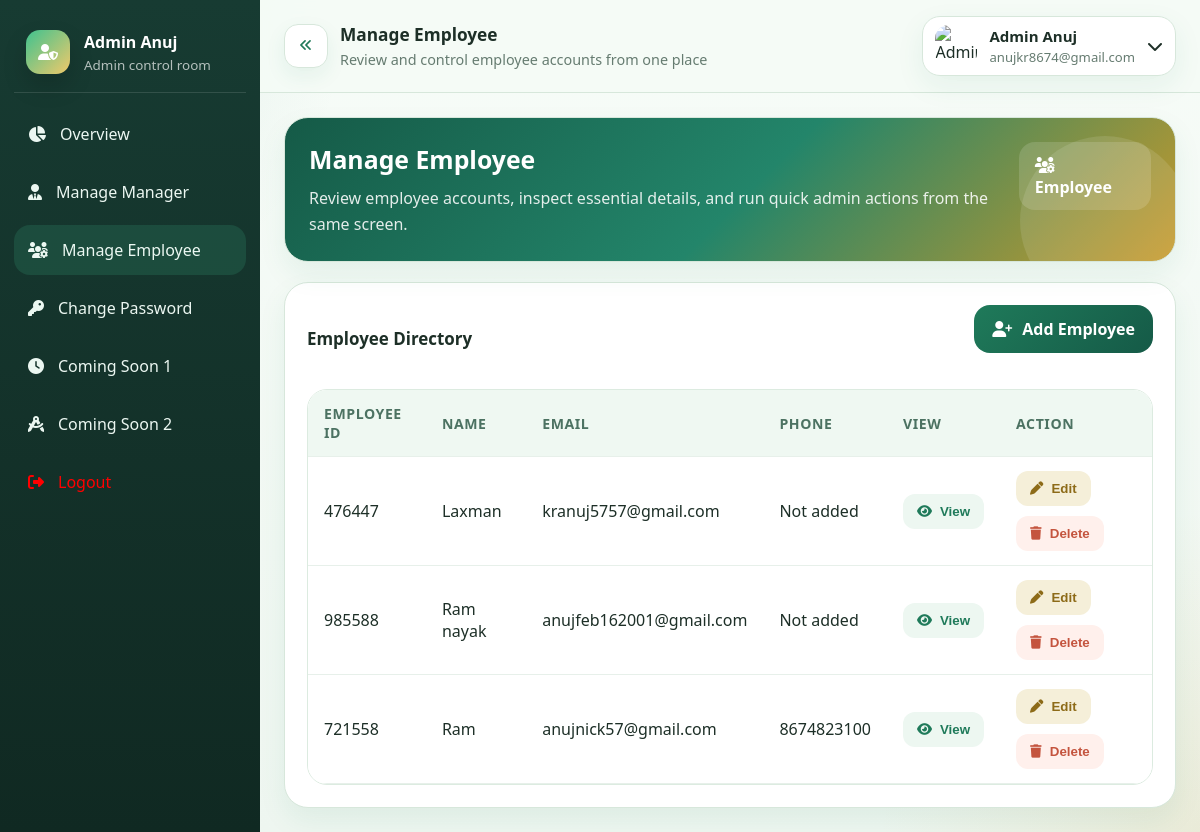
Page /admin/admin-manage-employee.php (signed in) on the committed database.
### tables this page shows
CREATE TABLE `employee` (
  `id` int(11) NOT NULL,
  `employee_id` varchar(20) NOT NULL,
  `name` varchar(100) NOT NULL,
  `email` varchar(150) NOT NULL,
  `password` varchar(255) NOT NULL,
  `phone` varchar(20) DEFAULT NULL,
  `auth_token` varchar(255) DEFAULT NULL,
  `token_expiry` datetime DEFAULT NULL,
  `last_login` datetime DEFAULT NULL,
  `created_at` timestamp NOT NULL DEFAULT current_timestamp()
);

### admin/includes/admin-common.php (called while the page is built, shortened)
<?php
function getCurrentAdmin(mysqli $conn, string $admin_id): ?array
{
    $stmt = $conn->prepare("SELECT admin_id, name, email, created_at FROM admin WHERE admin_id = ?");
    $stmt->bind_param('s', $admin_id);
    $stmt->execute();
    $result = $stmt->get_result();
    $admin = $result->fetch_assoc() ?: null;
    return $admin;
}
?>

### admin/admin-manage-employee.php (the view, shortened to what this page needs)
<?php
require_once __DIR__ . '/includes/admin-common.php';
require_once __DIR__ . '/includes/layout.php';
$admin_user = getCurrentAdmin($conn, $_SESSION['admin_id']);
$employees = [];
$has_updated_at = false;
$employee_query = $has_updated_at
    ? "SELECT id, employee_id, name, email, phone, last_login, created_at, updated_at FROM `employee` ORDER BY id DESC"
    : "SELECT id, employee_id, name, email, phone, last_login, created_at, NULL AS updated_at FROM `employee` ORDER BY id DESC";
$result = $conn->query($employee_query);
if ($result) {
    $employees = $result->fetch_all(MYSQLI_ASSOC);
}
$page_title = 'Manage Employee';
$page_subtitle = 'Review and control employee accounts from one place';
$active_page = 'manage-employee';
adminLayoutStart($page_title, $page_subtitle, $admin_user, $active_page);
?>
<section class="hero">
    <div>
        <h2>Manage Employee</h2>
        <p>Review employee accounts, inspect essential details, and run quick admin actions from the same screen.</p>
    </div>
    <div class="tag"><i class="fa-solid fa-users-gear"></i> Employee</div>
</section>
<section class="panel">
    <div class="panel-title">
        <div>
            <h3>Employee Directory</h3>
        </div>
         <div class="header-actions">
        <a class="btn-primary" href="admin-add-employee.php"><i class="fa-solid fa-user-plus"></i> Add Employee</a>
    </div>
    </div>
    <div class="table-wrap desktop-directory">
        <table class="data-table directory-table">
            <thead>
            <tr>
                <th>Employee ID</th>
                <th>Name</th>
                <th>Email</th>
                <th>Phone</th>
                <th>View</th>
                <th>Action</th>
            </tr>
            </thead>
            <tbody>
            <?php foreach ($employees as $employee): ?>
                <?php $row_id = 'employee-' . preg_replace('/[^a-zA-Z0-9_-]/', '-', $employee['employee_id']); ?>
                <tr>
                    <td><?php echo htmlspecialchars($employee['employee_id']); ?></td>
                    <td><?php echo htmlspecialchars($employee['name']); ?></td>
                    <td><?php echo htmlspecialchars($employee['email']); ?></td>
                    <td><?php echo htmlspecialchars($employee['phone'] ?: 'Not added'); ?></td>
                    <td>
                        <button type="button" class="view-btn js-toggle-detail" data-target="<?php echo htmlspecialchars($row_id); ?>">
                            <i class="fa-solid fa-eye"></i> View
                        </button>
                    </td>
                    <td>
                        <div class="action-stack">
                            <button type="button" class="edit-btn js-toggle-detail" data-target="<?php echo htmlspecialchars($row_id); ?>">
                                <i class="fa-solid fa-pen"></i> Edit
                            </button>
                            <form method="post" class="inline-form" onsubmit="return confirm('Delete this employee account?');">
                                <button type="submit" class="delete-btn"><i class="fa-solid fa-trash"></i> Delete</button>
                            </form>
                        </div>
                    </td>
                </tr>
            <?php endforeach; ?>
            </tbody>
        </table>
    </div>
</section>
<?php adminLayoutEnd(); ?>

### admin/includes/layout.php (shortened to what this page needs)
<?php
function adminLayoutStart(string $page_title, string $page_subtitle, array $admin_user, string $active_page): void
{
    ?>
    <!DOCTYPE html>
    <html lang="en">
    <head>
        <link rel="stylesheet" href="https://cdnjs.cloudflare.com/ajax/libs/font-awesome/6.5.2/css/all.min.css">
    </head>
    <body>
        <div class="shell">
            <?php include __DIR__ . '/sidebar.php'; ?>
            <div class="main" id="main">
                <?php include __DIR__ . '/navbar.php'; ?>
                <main class="content">
                    <?php
}
function adminLayoutEnd(): void
{
    ?>
                </main>
            </div>
        </div>
    </body>
    </html>
    <?php
}
?>

### admin/includes/sidebar.php (shortened to what this page needs)
<aside class="sidebar" id="sidebar">
    <div class="brand">
        <div class="brand-badge"><i class="fa-solid fa-user-shield"></i></div>
        <div class="brand-text"><strong><?php echo htmlspecialchars($admin_user['name']); ?></strong><span>Admin control room</span></div>
    </div>
    <nav class="nav">
        <a class="nav-link <?php echo $active_page === 'overview' ? 'active' : ''; ?>" href="admin-dashboard.php"><i class="fa-solid fa-chart-pie"></i><span>Overview</span></a>
        <a class="nav-link <?php echo $active_page === 'manage-manager' ? 'active' : ''; ?>" href="admin-manage-manager.php"><i class="fa-solid fa-user-tie"></i><span>Manage Manager</span></a>
        <a class="nav-link <?php echo $active_page === 'manage-employee' ? 'active' : ''; ?>" href="admin-manage-employee.php"><i class="fa-solid fa-users-gear"></i><span>Manage Employee</span></a>
        <a class="nav-link <?php echo $active_page === 'change-password' ? 'active' : ''; ?>" href="admin-change-password.php"><i class="fa-solid fa-key"></i><span>Change Password</span></a>
        <a class="nav-link <?php echo $active_page === 'coming-soon1' ? 'active' : ''; ?>" href="admin-coming-soon1.php"><i class="fa-solid fa-clock"></i><span>Coming Soon 1</span></a>
        <a class="nav-link <?php echo $active_page === 'coming-soon2' ? 'active' : ''; ?>" href="admin-coming-soon2.php"><i class="fa-solid fa-compass-drafting"></i><span>Coming Soon 2</span></a>
        <a id="clr" class="nav-link" href="admin-logout.php"><i class="fa-solid fa-right-from-bracket"></i><span>Logout</span></a>
    </nav>
</aside>

### admin/includes/navbar.php (shortened to what this page needs)
<header class="topbar">
    <div class="top-left">
        <button class="icon-btn" id="collapseBtn" type="button"><i class="fa-solid fa-angles-left" id="collapseIcon"></i></button>
        <div class="top-title">
            <h1><?php echo htmlspecialchars($page_title); ?></h1>
            <p><?php echo htmlspecialchars($page_subtitle); ?></p>
        </div>
    </div>
    <div class="profile-menu">
        <div class="profile-btn" tabindex="0">
            <img src="./includes/user.webp" alt="Admin profile">
            <div class="profile-meta">
                <strong><?php echo htmlspecialchars($admin_user['name']); ?></strong>
                <span><?php echo htmlspecialchars($admin_user['email']); ?></span>
            </div>
            <i class="fa-solid fa-chevron-down"></i>
        </div>
    </div>
</header>

### admin/includes/layout.php (style rules this page uses)
:root { --bg: #f5fbf6; --panel: #ffffff; --line: #d7e7db; --text: #1d2f27; --muted: #667c71; --brand: #1f7a5a; --accent: #c89a2b; --sidebar: 260px; --mini: 88px }
* { box-sizing: border-box }
body { margin: 0; font-family: 'Segoe UI', Arial, sans-serif; background: radial-gradient(circle at top left, rgba(31, 122, 90, .12), transparent 24%), radial-gradient(circle at bottom right, rgba(200, 154, 43, .12), transparent 22%), linear-gradient(180deg, #f7fcf8, #eef6f0); color: var(--text) }
.shell { display: flex; min-height: 100vh }
.sidebar { position: fixed; inset: 0 auto 0 0; width: var(--sidebar); background: linear-gradient(180deg, #173b32, #102922); color: #fff; padding: 20px 14px; transition: .25s; z-index: 1001 }
.brand, .nav-link, .side-foot { display: flex; align-items: center; gap: 14px }
.brand { padding: 10px 12px 18px; border-bottom: 1px solid rgba(255, 255, 255, .12); margin-bottom: 16px }
.brand-badge { width: 44px; height: 44px; border-radius: 14px; background: linear-gradient(135deg, #3fc28f, #f0c96a); display: grid; place-items: center; flex-shrink: 0; box-shadow: 0 12px 24px rgba(0, 0, 0, .16) }
.brand-text strong, .brand-text span, .nav-link span, .side-foot span { white-space: nowrap }
.brand-text span { display: block; color: rgba(255, 255, 255, .68); font-size: .84rem; margin-top: 3px }
.nav { display: flex; flex-direction: column; gap: 8px }
.nav-link { padding: 14px; border-radius: 16px; color: rgba(245, 255, 250, .96); text-decoration: none }
.nav-link:hover, .nav-link.active { background: rgba(63, 194, 143, .16) }
.main { flex: 1; margin-left: var(--sidebar); transition: .25s }
.topbar { position: sticky; top: 0; background: rgba(245, 251, 246, .92); backdrop-filter: blur(10px); border-bottom: 1px solid var(--line); padding: 16px 24px; display: flex; justify-content: space-between; align-items: center; z-index: 999 }
.top-left, .profile-btn { display: flex; align-items: center; gap: 12px }
.icon-btn { width: 44px; height: 44px; border-radius: 14px; border: 1px solid var(--line); background: var(--panel); display: grid; place-items: center; cursor: pointer; color: var(--brand); box-shadow: 0 8px 20px rgba(31, 122, 90, .08) }
.top-title h1 { margin: 0; font-size: 1.08rem }
.top-title p { margin: 4px 0 0; color: var(--muted); font-size: .9rem }
.profile-menu { position: relative }
.profile-btn { background: var(--panel); border: 1px solid var(--line); padding: 8px 12px; border-radius: 18px; box-shadow: 0 10px 28px rgba(31, 122, 90, .08) }
.profile-btn img { width: 42px; height: 42px; border-radius: 14px; object-fit: cover }
.profile-meta strong { display: block; font-size: .94rem }
.profile-meta span { display: block; font-size: .82rem; color: var(--muted); margin-top: 2px }
.content { padding: 24px }
.hero, .panel { background: var(--panel); border: 1px solid var(--line); border-radius: 24px; box-shadow: 0 12px 28px rgba(31, 122, 90, .08) }
.hero { padding: 24px; background: linear-gradient(135deg, #155a47, #23856a 52%, #c89a2b); color: #fff; display: flex; justify-content: space-between; gap: 18px; align-items: flex-start; margin-bottom: 20px; position: relative; overflow: hidden }
.hero::after { content: ''; position: absolute; right: -15px; bottom: -45px; width: 170px; height: 170px; border-radius: 50%; background: rgba(255, 255, 255, .11) }
.hero h2 { margin: 0 0 10px; font-size: 1.55rem }
.hero p { margin: 0; max-width: 700px; line-height: 1.6; color: rgba(255, 255, 255, .88) }
.tag { padding: 12px 16px; background: rgba(255, 255, 255, .14); border-radius: 16px; font-weight: 700 }
.panel { grid-column: span 12; padding: 22px }
.panel-title { display: flex; justify-content: space-between; align-items: center; gap: 12px; margin-bottom: 18px }
.panel-title h3 { margin: 0; font-size: 1.06rem }
.table-wrap { overflow: auto; border-radius: 20px; border: 1px solid #dcebe0 }
.data-table { width: 100%; border-collapse: collapse; background: var(--panel) }
.data-table th, .data-table td { padding: 14px 16px; border-bottom: 1px solid #e7f0ea; text-align: left }
.data-table th { background: #eff8f2; color: #4c7262; font-size: .88rem; text-transform: uppercase; letter-spacing: .04em }
.btn-primary, .btn-secondary { display: inline-flex; align-items: center; gap: 10px; padding: 13px 18px; border-radius: 16px; text-decoration: none; font-weight: 700; border: none; cursor: pointer }
.btn-primary { background: linear-gradient(135deg, #1f7a5a, #155a47); color: #fff }

### admin/includes/sidebar.php (style rules this page uses)
#clr { color: red; }

### rows in the picture
employee: employee "476447", name "Laxman", email "kranuj5757@gmail.com", phone "Not added"
employee: employee "985588", name "Ram nayak", email "anujfeb162001@gmail.com", phone "Not added"
employee: employee "721558", name "Ram", email "anujnick57@gmail.com", phone "8674823100"

### other values in the picture
$admin_user['name'] "Admin Anuj"
$page_title "Manage Employee"
$page_subtitle "Review and control employee accounts from one place"
$admin_user['email'] "anujkr8674@gmail.com"
